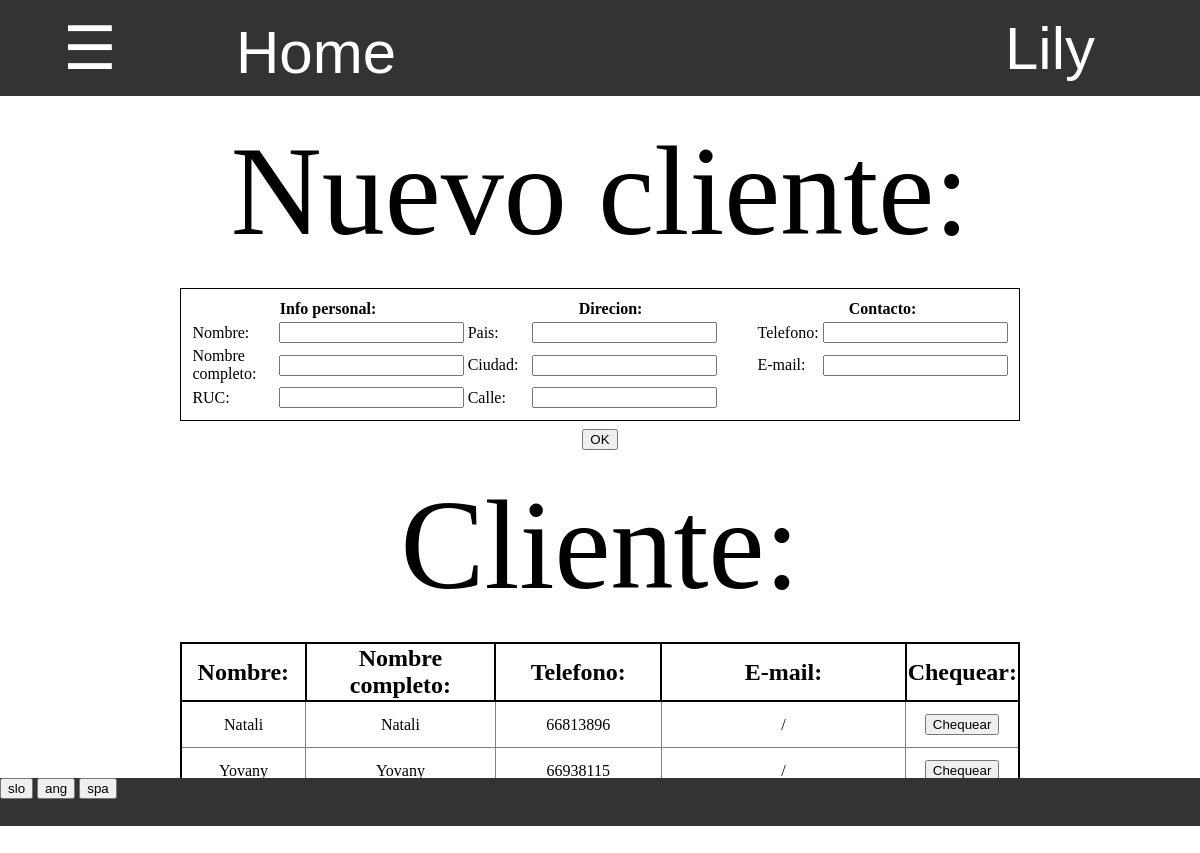
Page /pregled_strank/ (signed in) on the committed database.
### program/models.py (models this page shows, shortened)
class Profil(models.Model):
    user = models.OneToOneField(User,on_delete=models.CASCADE)
    jezik =  models.CharField(default="spa",max_length=3, choices=JEZIKI)
    aktivna_zaloga = models.ForeignKey(Zaloga, default=1, on_delete=models.CASCADE)
    dovoljene_zaloge = models.ManyToManyField(Zaloga, related_name = "dovoljene")
    stranka = models.OneToOneField(Stranka, on_delete=models.CASCADE, default=None, null=True, blank=True)
    celo_ime = models.CharField(default="",max_length=40)
    tip_banke = models.CharField(default="",max_length=40)
    stevilka_racuna = models.CharField(default="",max_length=40)
    telefon = models.CharField(default="",max_length=40)

### prodaja/models.py (models this page shows, shortened)
class Stranka(models.Model):
    prodaja = models.ForeignKey(Prodaja, default=1, on_delete=models.CASCADE)
    naziv = models.CharField(default="", max_length=30)
    ime = models.CharField(default="", max_length=30)
    telefon = models.CharField(default="", max_length=20)
    mail = models.CharField(default="",max_length=40)
    naslov = models.OneToOneField(Naslov, on_delete=models.CASCADE, default=0)
    davcna = models.CharField(default="", max_length=30)
    status = models.CharField(default='aktivno',max_length=10)
    stevilo_kupljenih = models.IntegerField(default=0)
    skupna_cena_kupljenih = models.DecimalField(decimal_places=1,max_digits=5,default=0)

### program/pregled_views.py (the view)
# urls.py: path('', pregled_views.pregled_strank, name='pregled_strank'),
def pregled_strank(request):
    stranke = Stranka.objects.all().filter(status = 'aktivno').order_by('skupna_cena_kupljenih')
    return pokazi_stran(request, 'pregled/pregled_strank.html', {'stranke': stranke})

### program/models.py (called while the page is built)
    @property
    def vrni_jezike(self):
        return JEZIKI

### request_funkcije.py (called while the page is built)
def vrni_slovar(request):
    with open('slovar.json') as dat:
        slovar = json.load(dat)
    return slovar

def pokazi_stran(request, html, baze={}):
    je_stranka = False
    program = Program.objects.first()
    zaloga = request.user.profil.aktivna_zaloga
    if request.user.profil.stranka != None:
        je_stranka = True
    slovar = {'je_stranka':je_stranka,'program':program,'slovar':vrni_slovar(request),'jezik':request.user.profil.jezik}
    slovar.update(baze)
    if not 'zaloga' in baze:
        slovar.update({'zaloga':zaloga})
    slovar.update({'zaloga_pk':slovar['zaloga'].pk})
    return render(request, html, slovar)

### zaloga/models.py (called while the page is built)
    @property
    def tipi_prodaj(self):
        return json.loads(self.tipi_prodaje)

### zaloga/templatetags/zaloga_exstras.py (called while the page is built)
@register.filter(name="ima_prodajo")
def ima_prodajo(zaloga,prodaja):
    return prodaja in zaloga.tipi_prodaj

@register.filter
def keyvalue(dict, key):
    return dict[key]

### program/templates/pregled/pregled_strank.html (shortened to what this page needs)
{% extends 'program/base.html' %}
{% load zaloga_exstras %}
{% block content %}
    {% if perms.prodaja.add_stranka %}
    <div class="title" style="margin-top:2%;font-size:5vh">
        {{slovar|keyvalue:'Nova stranka'|keyvalue:jezik}}:
    </div>
    <div style="display:inline-block;width:70%;text-align:center;margin-top:2%">
        <table style="padding:1%;border:1px solid black" class="tabela_podatkov">
            <tr>
                <th width="33%" colspan="2"> {{slovar|keyvalue:'Osebni podatki'|keyvalue:jezik}}: </th>
                <th width="42%" colspan="2"> {{slovar|keyvalue:'Naslov'|keyvalue:jezik}}: </th>
                <th width="25%" colspan="2"> {{slovar|keyvalue:'Kontakt'|keyvalue:jezik}}: </th>
            </tr>
            <tr>
                <td> {{slovar|keyvalue:'Naziv'|keyvalue:jezik}}: </td>
                <td> <input form="nova_stranka" name="naziv" type="text" required autocomplete="off"> </td>
                <td> {{slovar|keyvalue:'Drzava'|keyvalue:jezik}}: </td>
                <td> <input form="nova_stranka" name="drzava" type="text" required autocomplete="off"> </td>
                <td> {{slovar|keyvalue:'Telefon'|keyvalue:jezik}}: </td>
                <td> <input form="nova_stranka" name="telefon" type="text" autocomplete="off"> </td>
            </tr>
            <tr>
                <td> {{slovar|keyvalue:'Ime'|keyvalue:jezik}}: </td>
                <td> <input form="nova_stranka" name="ime" type="text" required autocomplete="off"> </td>
                <td> {{slovar|keyvalue:'Mesto'|keyvalue:jezik}}: </td>
                <td> <input form="nova_stranka" name="mesto" type="text" required autocomplete="off"> </td>
                <td> {{slovar|keyvalue:'E-mail'|keyvalue:jezik}}: </td>
                <td> <input form="nova_stranka" name="mail" type="text" autocomplete="off"> </td>
            </tr>
            <tr>
                <td> {{slovar|keyvalue:'Davcna'|keyvalue:jezik}}: </td>
                <td> <input form="nova_stranka" name="davcna" type="text" autocomplete="off"> </td>
                <td> {{slovar|keyvalue:'Ulica'|keyvalue:jezik}}: </td>
                <td> <input form="nova_stranka" name="naslov" type="text" required autocomplete="off"> </td>
            </tr>
        </table>
        <form id="nova_stranka" action="{% url 'nova_stranka' %}" method="POST">
            <input type="submit" value="{{slovar|keyvalue:'Potrdi'|keyvalue:jezik}}">
        </form>
    </div>
    {% endif %}
    <div class="title" style="font-size:5vh;margin:2%;">
        {{slovar|keyvalue:'Obstojece stranke'|keyvalue:jezik}}:
    </div>
    <div style="display:inline-block;width:70%;text-align:center">
        <table class="tabela_vnosov">
            <tr>
                <th width="15%"> {{slovar|keyvalue:'Naziv'|keyvalue:jezik}}: </th>
                <th width="23%"> {{slovar|keyvalue:'Ime'|keyvalue:jezik}}: </th>
                <th width="20%"> {{slovar|keyvalue:'Telefon'|keyvalue:jezik}}: </th>
                <th width="30%"> {{slovar|keyvalue:'E-mail'|keyvalue:jezik}}: </th>
                <th width="12%"> {{slovar|keyvalue:'Ogled'|keyvalue:jezik}}: </th>
            </tr>
            {% for stranka in stranke %}
                <tr>
                    <td> {{stranka.naziv}} </td>
                    <td> {{stranka.ime}} </td>
                    <td> {{stranka.telefon}} </td>
                    <td style="overflow:hidden"> {{stranka.mail}} </td>
                    <td>
                        <form action="{% url 'ogled_stranke' stranka.pk %}" method="GET">
                            <input type="submit" value="{{slovar|keyvalue:'Ogled'|keyvalue:jezik}}">
                        </form>
                    </td>
                </tr>
            {% endfor %}
        </table>
    </div>
{% endblock %}

### program/templates/css/navbar.html (shortened to what this page needs)
{% load zaloga_exstras %}
<div id="navbar" class="navbar">
    {% if je_stranka %}
        <div style="display:inline-block;width:28%"><a href="{% url 'stranka_pregled_narocil' %}" style="width:100%"> Pregled narocil </a></div>
        <div style="display:inline-block;width:22%"><a href="{% url 'stranka_zgodovina' %}" style="width:100%"> Zgodovina </a></div>
        <a style="width:15%" href="/">Home</a>
    {% else %}
        <button onclick="odpri()" class="nav" style="width:15%"> ☰ </button>
        <a style="width:20%" href="/">Home</a>
    {% endif %}
    <div class="racun dropdown" id="racun">
        <button class="dropbtn" >{{ user.get_username }}
        </button>
    </div>
</div>

### program/static/css/footer.css (style rules this page uses)
div { margin: 0%; padding: 0%; }
div input { margin: 0%; }
div form { margin:0%; padding: 0% }

### program/templates/program/base.html (style rules this page uses)
body { margin: 0%; padding: 0%; overflow:hidden; }
div { margin: 0%; padding: 0%; }

### program/templates/css/tabele.html (style rules this page uses)
table.tabela_vnosov { width:100%; border-spacing:0; border: 2px solid black; border-collapse: collapse; padding:0.5%; table-layout:"fixed" }
table.tabela_vnosov th { border: 2px solid black; border-collapse: collapse; font-size: 150%; }
table.tabela_vnosov td { font-size: 100%; text-align: center; border: 1px solid grey; padding: 1vmin; border-collapse: collapse; }
table.tabela_podatkov { width:100%; margin-bottom:1%; }

### program/templates/css/navbar.html (style rules this page uses)
.navbar { overflow: hidden; background-color: #333; font-family: Arial; height:12% }
.navbar a { float: left; font-size: 5vmin; color: white; text-align: center; padding: 18px 16px; text-decoration:none; height:100%; }
.navbar .dropdown, .nav { float: left; height:100%; width:100%; margin:0; overflow:hidden; }
.navbar .dropdown .dropbtn, .nav { font-size: 5vmin; border: none; outline: none; color: white; padding: 12px 16px; width:100%; height:100%; background-color: inherit; font-family: inherit; margin: 0; }
.navbar .racun { float:right; width:300px; overflow:hidden }

### rows in the picture
Profil: jezik "Nuevo cliente", jezik "Info personal", jezik "Direcion", jezik "Contacto", jezik "Nombre", jezik "Pais", jezik "Telefono", jezik "Nombre completo", jezik "Ciudad", jezik "E-mail", jezik "RUC", jezik "Calle", jezik "OK", jezik "Cliente", jezik "Chequear"
Stranka: naziv "Natali", ime "Natali", telefon "66813896", mail "/"
Stranka: naziv "Yovany", ime "Yovany", telefon "66938115", mail "/"

### other values in the picture
{{ user.get_username }} "Lily"
